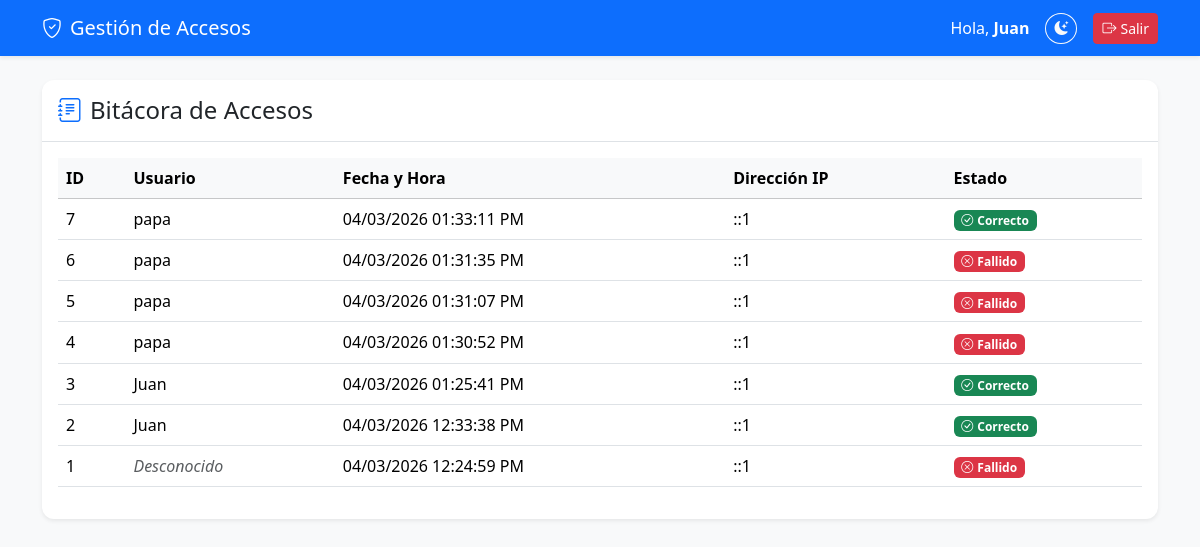
Page /dashboard.php (signed in) on the committed database.
### tables this page shows
CREATE TABLE `bitacora` (
  `id_registro` int(11) NOT NULL,
  `id_usuario` int(11) DEFAULT NULL,
  `fecha_acceso` datetime DEFAULT current_timestamp(),
  `direccion_ip` varchar(45) DEFAULT NULL,
  `exito` tinyint(1) DEFAULT NULL
);

CREATE TABLE `usuario` (
  `id_usuario` int(11) NOT NULL,
  `nombre_completo` varchar(100) NOT NULL,
  `correo` varchar(100) NOT NULL,
  `password` varchar(255) NOT NULL,
  `id_tipo` int(11) DEFAULT NULL
);

### dashboard.php (the view, shortened to what this page needs)
<?php
require_once 'conexion.php';
try {
    $sql = "SELECT b.id_registro, u.nombre_completo, b.fecha_acceso, b.direccion_ip, b.exito
            FROM bitacora b
            LEFT JOIN usuario u ON b.id_usuario = u.id_usuario
            ORDER BY b.fecha_acceso DESC";
    $stmt = $conexion->prepare($sql);
    $stmt->execute();
    $registros = $stmt->fetchAll(PDO::FETCH_ASSOC);
} catch(PDOException $e) {
    die("Error al cargar la bitácora: " . $e->getMessage());
}
?>
<!DOCTYPE html>
<html lang="es" data-bs-theme="light">
<head>
    <link href="https://cdn.jsdelivr.net/npm/bootstrap@5.3.2/dist/css/bootstrap.min.css" rel="stylesheet">
    <link rel="stylesheet" href="https://cdn.jsdelivr.net/npm/bootstrap-icons@1.11.1/font/bootstrap-icons.css">
    <link rel="stylesheet" href="assets/css/style.css">
</head>
<body class="bg-light"> <nav class="navbar navbar-expand-lg navbar-dark bg-primary mb-4 shadow-sm">
        <div class="container">
            <a class="navbar-brand" href="#"><i class="bi bi-shield-check me-2"></i>Gestión de Accesos</a>
            <div class="d-flex text-white align-items-center">
                <span class="me-3 d-none d-md-inline">Hola, <b><?php echo htmlspecialchars($_SESSION['nombre_completo']); ?></b></span>
                <button class="btn btn-sm btn-outline-light rounded-circle me-3" id="btn-theme" title="Cambiar Tema">
                    <i class="bi bi-moon-stars-fill" id="icon-theme"></i>
                </button>
                <a href="logout.php" class="btn btn-sm btn-danger"><i class="bi bi-box-arrow-right me-1"></i>Salir</a>
            </div>
        </div>
    </nav>
    <div class="container">
        <div class="card card-custom shadow-sm border-0 mb-5">
            <div class="card-header bg-transparent py-3 border-bottom">
                <h4 class="mb-0"><i class="bi bi-journal-text me-2 text-primary"></i>Bitácora de Accesos</h4>
            </div>
            <div class="card-body">
                <div class="table-responsive">
                    <table class="table table-hover align-middle">
                        <thead class="table-light">
                            <tr>
                                <th>ID</th>
                                <th>Usuario</th>
                                <th>Fecha y Hora</th>
                                <th>Dirección IP</th>
                                <th>Estado</th>
                            </tr>
                        </thead>
                        <tbody>
                            <?php if(count($registros) > 0): ?>
                                <?php foreach($registros as $fila): ?>
                                <tr>
                                    <td><?php echo $fila['id_registro']; ?></td>
                                    <td>
                                        <?php echo $fila['nombre_completo'] ? htmlspecialchars($fila['nombre_completo']) : '<span class="text-muted fst-italic">Desconocido</span>'; ?>
                                    </td>
                                    <td><?php echo date('d/m/Y h:i:s A', strtotime($fila['fecha_acceso'])); ?></td>
                                    <td><?php echo $fila['direccion_ip']; ?></td>
                                    <td>
                                        <?php if($fila['exito'] == 1): ?>
                                            <span class="badge bg-success"><i class="bi bi-check-circle me-1"></i>Correcto</span>
                                        <?php else: ?>
                                            <span class="badge bg-danger"><i class="bi bi-x-circle me-1"></i>Fallido</span>
                                        <?php endif; ?>
                                    </td>
                                </tr>
                                <?php endforeach; ?>
                            <?php else: ?>
                                <tr>
                                    <td colspan="5" class="text-center py-4 text-muted">No hay registros en la bitácora.</td>
                                </tr>
                            <?php endif; ?>
                        </tbody>
                    </table>
                </div>
            </div>
        </div>
    </div>
</body>
</html>

### assets/css/style.css (style rules this page uses)
body { background-color: #f4f7f6; font-family: 'Segoe UI', Tahoma, Geneva, Verdana, sans-serif; }
.card-custom { border-radius: 12px; box-shadow: 0 4px 20px rgba(0,0,0,0.08); border: none; }

### rows in the picture
bitacora: id_registro "7", id_usuario.nombre_completo "papa", fecha_acceso "04/03/2026 01:33:11 PM", direccion_ip "::1", exito 1 (drawn)
bitacora: id_registro "6", id_usuario.nombre_completo "papa", fecha_acceso "04/03/2026 01:31:35 PM", direccion_ip "::1", exito 0 (drawn)
bitacora: id_registro "5", id_usuario.nombre_completo "papa", fecha_acceso "04/03/2026 01:31:07 PM", direccion_ip "::1", exito 0 (drawn)
bitacora: id_registro "4", id_usuario.nombre_completo "papa", fecha_acceso "04/03/2026 01:30:52 PM", direccion_ip "::1", exito 0 (drawn)
bitacora: id_registro "3", id_usuario.nombre_completo "Juan", fecha_acceso "04/03/2026 01:25:41 PM", direccion_ip "::1", exito 1 (drawn)
bitacora: id_registro "2", id_usuario.nombre_completo "Juan", fecha_acceso "04/03/2026 12:33:38 PM", direccion_ip "::1", exito 1 (drawn)
bitacora: id_registro "1", shows "Desconocido", fecha_acceso "04/03/2026 12:24:59 PM", direccion_ip "::1", exito 0 (drawn)

### other values in the picture
$_SESSION['nombre_completo'] "Juan"
